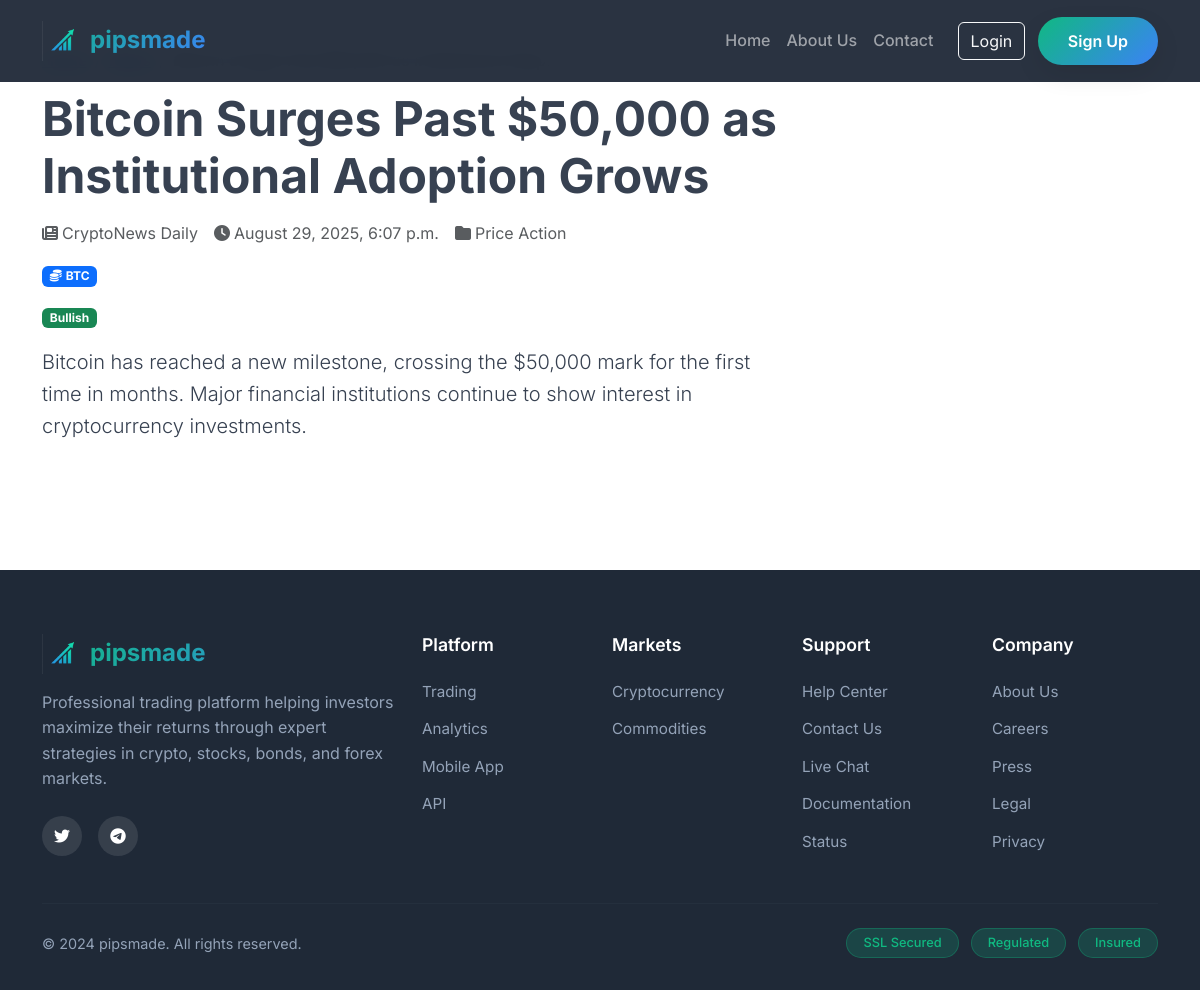
Page /crypto-news/bitcoin-surges-past-50000-as-institutional-adoption-grows/ on the committed database.
### crypto_news/models.py (models this page shows, shortened)
class CryptoNews(models.Model):
    NEWS_CATEGORIES = [
        ('market', 'Market Analysis'),
        ('price', 'Price Action'),
        ('regulation', 'Regulation'),
        ('adoption', 'Adoption & Partnerships'),
        ('technology', 'Technology & Development'),
        ('defi', 'DeFi & NFTs'),
        ('trading', 'Trading & Volume'),
        ('general', 'General News'),
    ]
    id = models.UUIDField(primary_key=True, default=uuid.uuid4, editable=False)
    title = models.CharField(max_length=255)
    summary = models.TextField()
    content = models.TextField()
    source = models.CharField(max_length=100)
    source_url = models.URLField(blank=True, null=True)
    category = models.CharField(max_length=20, choices=NEWS_CATEGORIES, default='general')
    related_coins = models.JSONField(default=list, help_text="List of related cryptocurrency symbols")
    sentiment = models.CharField(max_length=20, choices=[
        ('positive', 'Positive'),
        ('negative', 'Negative'),
        ('neutral', 'Neutral'),
    ], default='neutral')
    published_at = models.DateTimeField()
    fetched_at = models.DateTimeField(auto_now_add=True)
    is_active = models.BooleanField(default=True)
    priority = models.IntegerField(default=1, help_text="Higher number = higher priority")
    slug = models.SlugField(max_length=255, unique=True, blank=True)
    featured_image = models.URLField(blank=True, null=True)
    class Meta:
        verbose_name = 'Crypto News'
        verbose_name_plural = 'Crypto News'
        ordering = ['-published_at', '-priority']
        indexes = [
            models.Index(fields=['-published_at']),
            models.Index(fields=['category']),
            models.Index(fields=['sentiment']),
            models.Index(fields=['is_active']),
        ]
    def get_related_coins_display(self):
        if not self.related_coins:
            return "General"
        return ", ".join(self.related_coins[:3])  # Show max 3 coins

### crypto_news/views.py (the view)
# urls.py: path('<slug:slug>/', views.CryptoNewsDetailView.as_view(), name='news_detail'),
class CryptoNewsDetailView(DetailView):
    model = CryptoNews
    template_name = 'crypto_news/news_detail.html'
    context_object_name = 'news'
    def get_context_data(self, **kwargs):
        context = super().get_context_data(**kwargs)
        context['related_news'] = CryptoNews.objects.filter(
            category=self.object.category,
            is_active=True
        ).exclude(id=self.object.id).order_by('-published_at')[:3]
        return context

### crypto_news/templates/crypto_news/news_detail.html (shortened to what this page needs)
{% extends "base.html" %}
{% load static %}
{% block content %}
<div class="container py-5">
    <div class="row">
        <div class="col-lg-8">
            <nav aria-label="breadcrumb">
                <ol class="breadcrumb">
                    <li class="breadcrumb-item"><a href="{% url 'home' %}">Home</a></li>
                    <li class="breadcrumb-item"><a href="{% url 'crypto_news:news_list' %}">News</a></li>
                    <li class="breadcrumb-item active">{{ news.title|truncatechars:50 }}</li>
                </ol>
            </nav>
            <article>
                <h1 class="display-5 fw-bold mb-3">{{ news.title }}</h1>
                <div class="d-flex gap-3 text-muted mb-3">
                    <span><i class="fas fa-newspaper me-1"></i>{{ news.source }}</span>
                    <span><i class="fas fa-clock me-1"></i>{{ news.published_at|date:"F j, Y, g:i a" }}</span>
                    <span><i class="fas fa-folder me-1"></i>{{ news.get_category_display }}</span>
                </div>
                {% if news.related_coins %}
                <div class="mb-3">
                    <span class="badge bg-primary">
                        <i class="fas fa-coins me-1"></i>{{ news.get_related_coins_display }}
                    </span>
                </div>
                {% endif %}
                {% if news.sentiment != 'neutral' %}
                <div class="mb-3">
                    {% if news.sentiment == 'positive' %}
                        <span class="badge bg-success">Bullish</span>
                    {% elif news.sentiment == 'negative' %}
                        <span class="badge bg-danger">Bearish</span>
                    {% endif %}
                </div>
                {% endif %}
                <p class="lead">{{ news.summary }}</p>
            </article>
        </div>
        <div class="col-lg-4">
        </div>
    </div>
</div>
{% endblock %}

### static/css/styles.css (style rules this page uses)
:root { --primary-color: #10B981; --secondary-color: #3B82F6; --gradient-primary: linear-gradient(135deg, #10B981 0%, #3B82F6 100%); --gradient-secondary: linear-gradient(135deg, #3B82F6 0%, #10B981 100%); --dark-color: #1F2937; --light-color: #F9FAFB; --text-color: #374151; --text-light: #6B7280; --white: #FFFFFF; --shadow: 0 10px 25px rgba(0, 0, 0, 0.1); --shadow-lg: 0 20px 40px rgba(0, 0, 0, 0.15); }
* { margin: 0; padding: 0; box-sizing: border-box; }
body { font-family: 'Inter', sans-serif; line-height: 1.6; color: var(--text-color); overflow-x: hidden; }
html { scroll-behavior: smooth; }

### rows in the picture
CryptoNews: title "Bitcoin Surges Past $50,000 as Institutional Adoption Grows", source "CryptoNews Daily", published_at "August 29, 2025, 6:07 p.m.", category "Price Action", related_coins "BTC", summary "Bitcoin has reached a new milestone, crossing the $50,000 mark for the first time in months. Major financial institutions continue to show interest in cryptocurrency investments."
